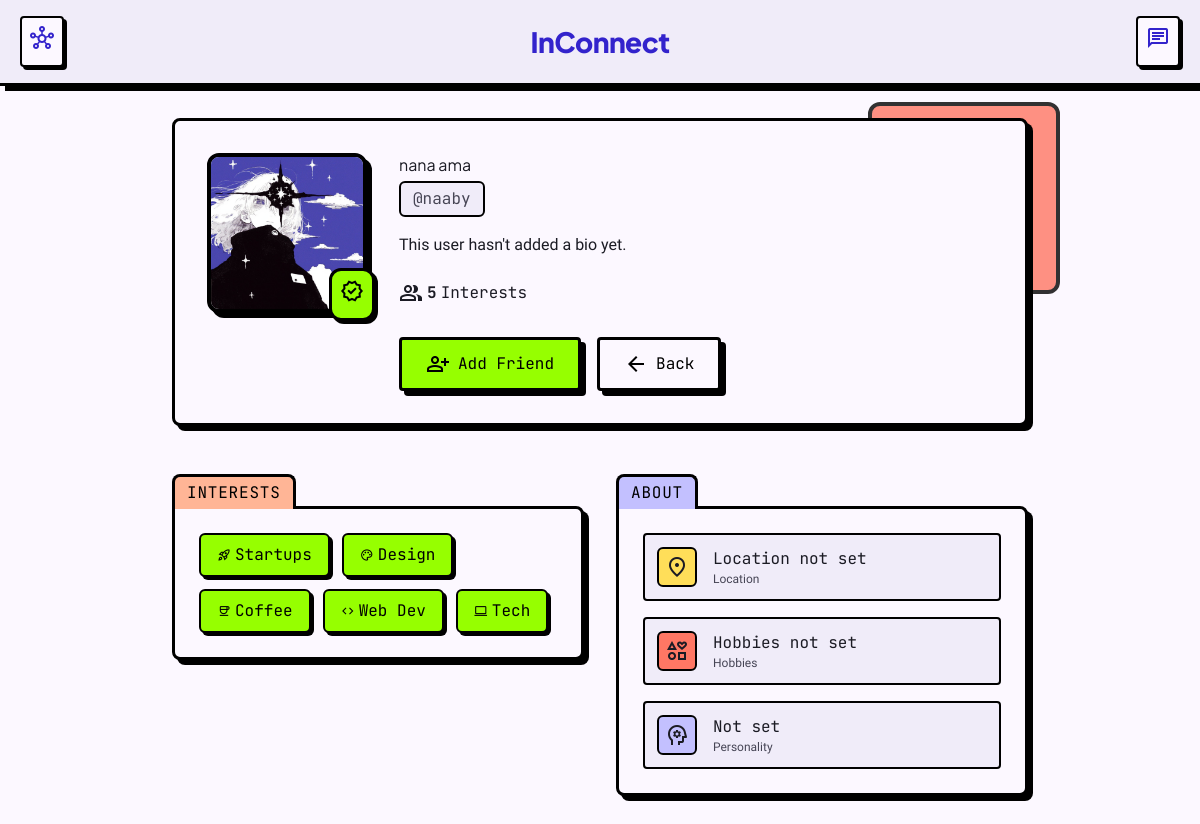
The page /profile/5/ (signed in) on the database its author committed.
### knotapp/models.py (models this page shows, shortened)
class Profile(models.Model):
    user = models.OneToOneField(settings.AUTH_USER_MODEL, on_delete=models.CASCADE, related_name='profile')
    bio = models.TextField(blank=True)
    interests = models.ManyToManyField(Interest, blank=True, related_name='profiles')
    avatar = models.ImageField(upload_to='avatars/', blank=True, null=True)
    location = models.CharField(max_length=100, blank=True, default='')
    hobbies = models.CharField(max_length=255, blank=True, default='')
    personality = models.CharField(max_length=50, blank=True, default='')
    zoom_level = models.PositiveIntegerField(default=100)
    email_verified = models.BooleanField(default=False)
    created_at = models.DateTimeField(auto_now_add=True)
    @property
    def full_name(self):
        return self.user.get_full_name() or self.user.username

class Interest(models.Model):
    name = models.CharField(max_length=100, unique=True)
    icon = models.CharField(max_length=50, blank=True, default='')
    category = models.CharField(max_length=50, blank=True, default='')
    created_at = models.DateTimeField(auto_now_add=True)

### knotapp/views.py (the view)
# urls.py: path('profile/<int:user_id>/', views.public_profile, name='public_profile'),
@login_required
def public_profile(request, user_id):
    user = get_object_or_404(request.user.__class__, id=user_id)
    profile, _ = Profile.objects.get_or_create(user=user)
    if request.user == user:
        return redirect('profile')
    chat = Chat.objects.filter(is_group=False, participants=request.user).filter(participants=user).first()
    existing_chat_id = chat.id if chat else None
    return render(request, 'public_profile.html', {
        'profile': profile,
        'viewing_user': user,
        'existing_chat_id': existing_chat_id,
    })

### knotapp/context_processors.py (called while the page is built)
def profile_settings(request):
    zoom = 100
    has_unverified_email = False
    if request.user.is_authenticated:
        profile, _ = Profile.objects.get_or_create(user=request.user)
        zoom = profile.zoom_level
        has_unverified_email = bool(request.user.email) and not profile.email_verified
    return {'zoom_level': zoom, 'zoom_options': ZOOM_OPTIONS, 'has_unverified_email': has_unverified_email}

### Templates/public_profile.html (shortened to what this page needs)
{% extends 'base.html' %}
{% block content %}
<div class="page-enter bg-background text-on-surface font-body-md antialiased pb-24 md:pb-0">
<header class="bg-surface-container w-full top-0 sticky border-b-[3px] border-stroke-black shadow-[5px_5px_0px_0px_rgba(0,0,0,1)] flex justify-between items-center px-margin-page py-4 z-50 transition-all hidden md:flex">
    <a href="{% url 'matches' %}" class="text-primary hover:translate-x-[2px] hover:translate-y-[2px] hover:shadow-none active:translate-x-[5px] active:translate-y-[5px] active:shadow-none transition-all p-2 border-2 border-stroke-black rounded-lg neo-shadow-sm bg-surface">
        <span class="material-symbols-outlined">hub</span>
    </a>
    <h1 class="font-headline-md text-headline-md font-black text-primary">InConnect</h1>
    <a href="{% url 'messages' %}" class="text-primary hover:translate-x-[2px] hover:translate-y-[2px] hover:shadow-none active:translate-x-[5px] active:translate-y-[5px] active:shadow-none transition-all p-2 border-2 border-stroke-black rounded-lg neo-shadow-sm bg-surface">
        <span class="material-symbols-outlined">chat</span>
    </a>
</header>
<main class="max-w-4xl mx-auto px-margin-page py-8 space-y-12">
    <section class="relative">
        <div class="relative z-10 bg-surface rounded-xl neo-border neo-shadow p-6 md:p-8 flex flex-col md:flex-row items-center md:items-start gap-6 md:gap-8">
            <div class="relative shrink-0">
                <div class="w-32 h-32 md:w-40 md:h-40 rounded-full border-[4px] border-stroke-black overflow-hidden neo-shadow bg-surface-variant">
                    {% if profile.avatar %}
                    <img class="w-full h-full object-cover" src="{{ profile.avatar.url }}" alt="Profile Picture"/>
                    {% else %}
                    <div class="w-full h-full bg-surface-container flex items-center justify-center">
                        <span class="material-symbols-outlined text-6xl">person</span>
                    </div>
                    {% endif %}
                </div>
                <div class="absolute -bottom-2 -right-2 bg-neon-lime border-[3px] border-stroke-black rounded-full p-2 neo-shadow-sm">
                    <span class="material-symbols-outlined text-stroke-black">verified</span>
                </div>
            </div>
            <div class="flex-1 text-center md:text-left space-y-4 w-full">
                <div>
                    <h2 class="font-headline-lg-mobile md:font-headline-lg text-on-surface mb-1">{{ profile.full_name }}</h2>
                    <p class="font-label-md text-on-surface-variant bg-surface-container inline-block px-3 py-1 rounded-md border-2 border-stroke-black">@{{ profile.user.username }}</p>
                </div>
                <p class="font-body-md text-on-surface max-w-lg mx-auto md:mx-0">
                    {{ profile.bio|default:'This user hasn\'t added a bio yet.' }}
                </p>
                <div class="flex flex-wrap justify-center md:justify-start gap-4 pt-2">
                    <div class="flex items-center gap-1 font-label-md text-on-surface">
                        <span class="material-symbols-outlined">group</span>
                        <span class="font-bold">{{ profile.interests.count }}</span> Interests
                    </div>
                </div>
                <div class="flex flex-col sm:flex-row gap-4 pt-4">
                    {% if existing_chat_id %}
                    <a href="{% url 'chat_room' existing_chat_id %}" class="bg-neon-lime text-stroke-black font-label-md px-6 py-3 rounded-lg neo-border neo-shadow active:translate-x-[5px] active:translate-y-[5px] active:shadow-none transition-all flex-1 md:flex-none flex items-center justify-center gap-2">
                        <span class="material-symbols-outlined">chat</span>
                        Send Message
                    </a>
                    {% else %}
                    <a href="{% url 'send_friend_request' viewing_user.id %}" class="bg-neon-lime text-stroke-black font-label-md px-6 py-3 rounded-lg neo-border neo-shadow active:translate-x-[5px] active:translate-y-[5px] active:shadow-none transition-all flex-1 md:flex-none flex items-center justify-center gap-2">
                        <span class="material-symbols-outlined">person_add</span>
                        Add Friend
                    </a>
                    {% endif %}
                    <a href="{% url 'matches' %}" class="bg-surface text-stroke-black font-label-md px-6 py-3 rounded-lg neo-border neo-shadow active:translate-x-[5px] active:translate-y-[5px] active:shadow-none transition-all flex-1 md:flex-none flex items-center justify-center gap-2">
                        <span class="material-symbols-outlined">arrow_back</span>
                        Back
                    </a>
                </div>
            </div>
        </div>
    </section>
    <section class="grid grid-cols-1 md:grid-cols-2 gap-8">
        <div>
            <div class="folder-tab bg-tertiary-fixed-dim font-label-sm uppercase tracking-wider text-stroke-black">Interests</div>
            <div class="bg-surface p-6 rounded-xl rounded-tl-none neo-border neo-shadow">
                <div class="flex flex-wrap gap-3">
                    {% for i in profile.interests.all %}
                    <span class="bg-neon-lime text-stroke-black font-label-md px-4 py-2 rounded-md border-2 border-stroke-black neo-shadow-sm flex items-center gap-1">
                        <span class="material-symbols-outlined text-sm">{{ i.icon|default:'star' }}</span> {{ i.name }}
                    </span>
                    {% empty %}
                    <p class="font-body-md text-on-surface-variant">No interests selected yet.</p>
                    {% endfor %}
                </div>
            </div>
        </div>
        <div>
            <div class="folder-tab bg-primary-fixed-dim font-label-sm uppercase tracking-wider text-stroke-black">About</div>
            <div class="bg-surface p-6 rounded-xl rounded-tl-none neo-border neo-shadow">
                <ul class="space-y-4">
                    <li class="flex items-center gap-4 p-3 bg-surface-container rounded-lg border-2 border-stroke-black">
                        <div class="w-10 h-10 bg-vivid-yellow rounded-md border-2 border-stroke-black flex items-center justify-center shrink-0">
                            <span class="material-symbols-outlined">location_on</span>
                        </div>
                        <div>
                            <h4 class="font-label-md">{{ profile.location|default:'Location not set' }}</h4>
                            <p class="text-xs font-body-md text-on-surface-variant">Location</p>
                        </div>
                    </li>
                    <li class="flex items-center gap-4 p-3 bg-surface-container rounded-lg border-2 border-stroke-black">
                        <div class="w-10 h-10 bg-secondary-container rounded-md border-2 border-stroke-black flex items-center justify-center shrink-0">
                            <span class="material-symbols-outlined">interests</span>
                        </div>
                        <div>
                            <h4 class="font-label-md">{{ profile.hobbies|default:'Hobbies not set' }}</h4>
                            <p class="text-xs font-body-md text-on-surface-variant">Hobbies</p>
                        </div>
                    </li>
                    <li class="flex items-center gap-4 p-3 bg-surface-container rounded-lg border-2 border-stroke-black">
                        <div class="w-10 h-10 bg-primary-fixed-dim rounded-md border-2 border-stroke-black flex items-center justify-center shrink-0">
                            <span class="material-symbols-outlined">psychology</span>
                        </div>
                        <div>
                            <h4 class="font-label-md">{{ profile.personality|default:'Not set' }}</h4>
                            <p class="text-xs font-body-md text-on-surface-variant">Personality</p>
                        </div>
                    </li>
                </ul>
            </div>
        </div>
    </section>
</main>
</div>
{% endblock %}

### Templates/base.html (shortened to what this page needs)
<!DOCTYPE html>
<html lang="en">
<head>
<script src="https://cdn.tailwindcss.com?plugins=forms,container-queries"></script>
<script id="tailwind-config">
tailwind.config = {
    darkMode: "class",
    theme: {
        extend: {
            "colors": {
                "primary-fixed-dim": "#c3c0ff",
                "surface-off-white": "#fbf8fc",
                "vivid-yellow": "#ffde59",
                "tertiary-fixed-dim": "#ffb596",
                "on-primary-container": "#d7d4ff",
                "on-error-container": "#93000a",
                "surface-container": "#f0ecf9",
                "secondary": "#a8372a",
                "on-primary-fixed": "#0e0069",
                "on-primary": "#ffffff",
                "on-surface-variant": "#464555",
                "on-tertiary-fixed-variant": "#7c2e00",
                "outline-variant": "#c7c4d8",
                "neon-lime": "#96ff00",
                "surface-container-high": "#eae6f4",
                "secondary-fixed-dim": "#ffb4a8",
                "tertiary-fixed": "#ffdbcd",
                "stroke-black": "#000000",
                "inverse-on-surface": "#f3effc",
                "error": "#ba1a1a",
                "on-secondary-container": "#710e07",
                "on-tertiary-container": "#ffceba",
                "on-tertiary": "#ffffff",
                "surface-container-low": "#f5f2ff",
                "inverse-surface": "#302f39",
                "surface": "#fcf8ff",
                "surface-bright": "#fcf8ff",
                "tertiary": "#7c2d00",
                "primary-fixed": "#e2dfff",
                "on-primary-fixed-variant": "#3323cc",
                "on-surface": "#1b1b24",
                "primary-container": "#4d44e3",
                "secondary-container": "#ff7764",
                "secondary-fixed": "#ffdad4",
                "on-tertiary-fixed": "#360f00",
                "on-error": "#ffffff",
                "surface-tint": "#4d44e3",
                "surface-container-highest": "#e4e1ee",
                "on-secondary": "#ffffff",
                "tertiary-container": "#a33e00",
                "on-secondary-fixed-variant": "#871f15",
                "error-container": "#ffdad6",
                "outline": "#777587",
                "on-background": "#1b1b24",
                "inverse-primary": "#c3c0ff",
                "surface-variant": "#e4e1ee",
                "on-secondary-fixed": "#410000",
                "background": "#fcf8ff",
                "primary": "#3323cc",
                "surface-container-lowest": "#ffffff",
                "surface-dim": "#dcd8e5"
            },
            "borderRadius": {
                "DEFAULT": "0.125rem",
                "lg": "0.25rem",
                "xl": "0.5rem",
                "full": "0.75rem"
            },
            "spacing": {
                "gutter-md": "1.5rem",
                "margin-page": "1.25rem",
                "shadow-offset": "5px",
                "stroke-weight": "3px"
            },
            "fontFamily": {
                "label-sm": ["JetBrains Mono"],
                "headline-lg-mobile": ["Plus Jakarta Sans"],
                "label-md": ["JetBrains Mono"],
                "headline-sm": ["Plus Jakarta Sans"],
                "headline-md": ["Plus Jakarta Sans"],
                "body-lg": ["Hanken Grotesk"],
                "headline-lg": ["Plus Jakarta Sans"],
                "body-md": ["Hanken Grotesk"]
            },
            "fontSize": {
                "label-sm": ["12px", { "lineHeight": "16px", "fontWeight": "600" }],
                "headline-lg-mobile": ["30px", { "lineHeight": "34px", "fontWeight": "800" }],
                "label-md": ["14px", { "lineHeight": "20px", "letterSpacing": "0.02em", "fontWeight": "600" }],
                "headline-sm": ["20px", { "lineHeight": "24px", "fontWeight": "700" }],
                "headline-md": ["28px", { "lineHeight": "32px", "letterSpacing": "-0.02em", "fontWeight": "800" }],
                "body-lg": ["18px", { "lineHeight": "26px", "fontWeight": "500" }],
                "headline-lg": ["36px", { "lineHeight": "40px", "letterSpacing": "-0.03em", "fontWeight": "800" }],
                "body-md": ["16px", { "lineHeight": "24px", "fontWeight": "400" }]
            }
        }
    }
}
</script>
</head>
<body class="bg-surface-off-white text-on-surface font-body-md {% block body_classes %}{% endblock %}">
{% block content %}{% endblock %}
</body>
</html>

### Templates/base.html (style rules this page uses)
.neo-shadow { box-shadow: 5px 5px 0px 0px rgba(0,0,0,1); }
.neo-shadow-sm { box-shadow: 3px 3px 0px 0px rgba(0,0,0,1); }
.neo-border { border-width: 3px; border-color: #000000; border-style: solid; }
body { min-height: max(884px, 100dvh); }
.page-enter { animation: page-fade-up 0.45s cubic-bezier(0.16, 1, 0.3, 1) both; }

### Templates/public_profile.html (style rules this page uses)
.neo-shadow { box-shadow: 5px 5px 0px 0px rgba(0,0,0,1); }
.neo-shadow-sm { box-shadow: 3px 3px 0px 0px rgba(0,0,0,1); }
.folder-tab { position: relative; border-top: 3px solid black; border-left: 3px solid black; border-right: 3px solid black; border-top-left-radius: 8px; border-top-right-radius: 8px; margin-bottom: -3px; z-index: 10; padding: 4px 12px; display: inline-block; }
body { background-color: #fcf8ff; background-image: radial-gradient(#dcd8e5 1px, transparent 1px); background-size: 20px 20px; }

### rows shown on the page
Profile: avatar (picture), full_name "nana ama", user.username "naaby", bio "This user hasn't added a bio yet.", interests.count "5", location "Location not set", hobbies "Hobbies not set", personality "Not set"
Interest: name "Startups"
Interest: name "Design"
Interest: name "Coffee"
Interest: name "Web Dev"
Interest: name "Tech"
